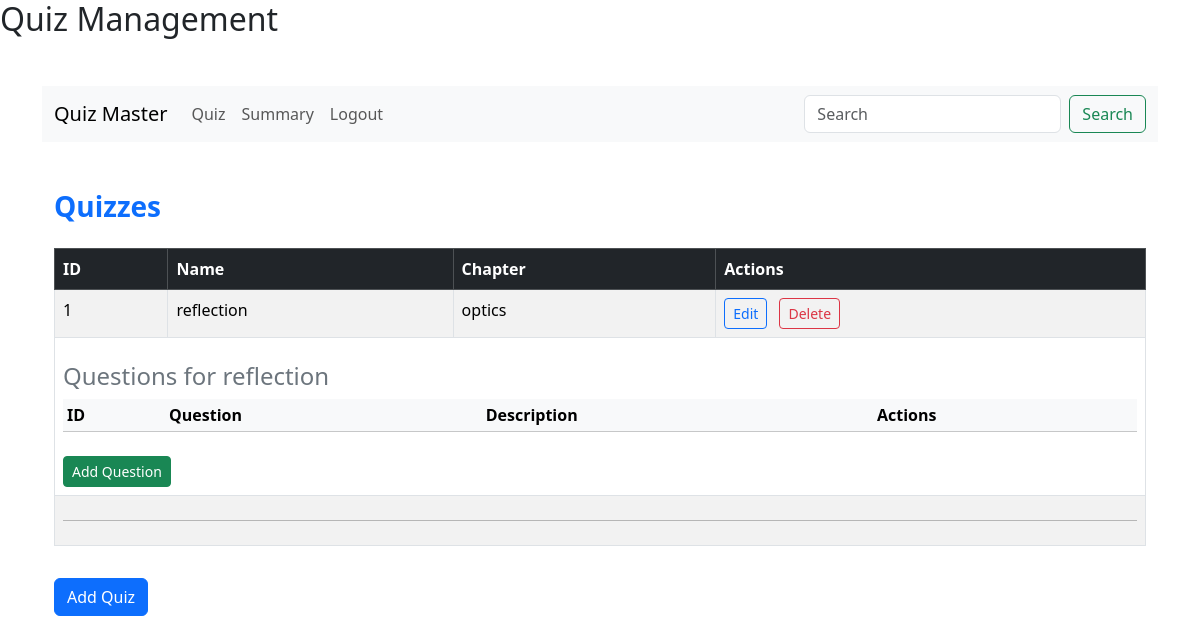
/dashboard/admin/quizmanagement, run on an earlier commit of the app's database.
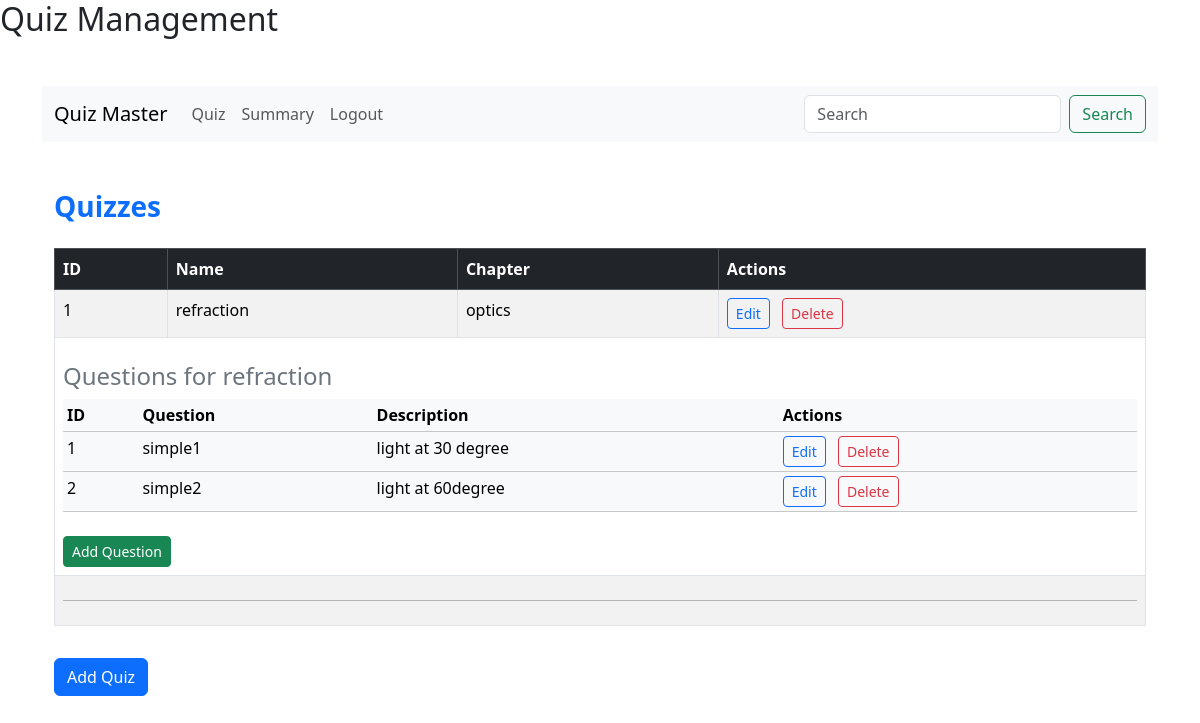
And on a later commit of the database.
### models/quiz.py (models this page shows, shortened)
class Quiz(db.Model):
    id = db.Column(db.Integer, primary_key=True)
    chapter_id = db.Column(db.Integer, db.ForeignKey('chapter.id'), nullable=False)
    quizdate = db.Column(db.Date)
    quizduration = db.Column(db.Time)
    quizname=db.Column(db.String(150), nullable=False,unique=True)
    questions = db.relationship('Question', backref='quiz', lazy=True)
    scores = db.relationship('Score', backref='quiz', lazy=True)

### models/chapter.py (models this page shows)
class Chapter(db.Model):
    id = db.Column(db.Integer, primary_key=True)
    name = db.Column(db.String(150), nullable=False,unique=True)
    description = db.Column(db.Text)
    subject_id = db.Column(db.Integer, db.ForeignKey('subject.id'), nullable=False)
    quizzes = db.relationship('Quiz', backref='chapter', lazy=True)

### models/question.py (models this page shows)
class Question(db.Model):
    id = db.Column(db.Integer, primary_key=True)
    quizid = db.Column(db.Integer, db.ForeignKey('quiz.id'), nullable=False)
    questionstatement = db.Column(db.Text, nullable=False)
    questiontitle=db.Column(db.String(150), nullable=False)
    option1 = db.Column(db.String(200))
    option2 = db.Column(db.String(200))
    option3 = db.Column(db.String(200))
    option4 = db.Column(db.String(200))
    correctoption = db.Column(db.String(200))

### app.py (the view)
@app.route("/dashboard/admin/quizmanagement")
def quizmanagement():
    return render_template("quizmanagement.html", quizzes=Quiz.query.all())

### templates/quizmanagement.html (shortened to what this page needs)
{% extends "base.html" %}
{% block content %}
<nav class="navbar navbar-expand-lg navbar-light bg-light">
    <div class="container-fluid">
        <a class="navbar-brand" href="{{ url_for('path', role='admin',id=1) }}">Quiz Master</a>
        <div class="collapse navbar-collapse" id="navbarSupportedContent">
            <ul class="navbar-nav me-auto mb-2 mb-lg-0">
                <li class="nav-item">
                    <a class="nav-link" href="#">Quiz</a>
                </li>
                <li class="nav-item">
                    <a class="nav-link" href="#">Summary</a>
                </li>
                <li class="nav-item">
                    <a class="nav-link" href="#">Logout</a>
                </li>
            </ul>
            <form class="d-flex">
                <input class="form-control me-2" type="search" placeholder="Search" aria-label="Search">
                <button class="btn btn-outline-success" type="submit">Search</button>
            </form>
        </div>
    </div>
</nav>
<div class="container my-5">
    <h3 class="mt-5 mb-4 text-primary fw-bold">Quizzes</h3>
    <div class="table-responsive">
        <table class="table table-striped table-hover table-bordered">
            <thead class="table-dark">
                <tr>
                    <th scope="col">ID</th>
                    <th scope="col">Name</th>
                    <th scope="col">Chapter</th>
                    <th scope="col">Actions</th>
                </tr>
            </thead>
            {% for quiz in quizzes %}
            <tbody class="mb-4">
                <tr>
                    <td>{{ quiz.id }}</td>
                    <td>{{ quiz.quizname }}</td>
                    <td>{{ quiz.chapter.name }}</td>
                    <td>
                        <button type="button" onclick="location.href='{{ url_for('editquiz', id=quiz.id) }}'" class="btn btn-outline-primary btn-sm me-2">Edit</button>
                        <button type="button" onclick="location.href='{{ url_for('deletequiz', id=quiz.id) }}'" class="btn btn-outline-danger btn-sm">Delete</button>
                    </td>
                </tr>
                <tr>
                    <td colspan="4">
                        <h4 class="mt-3 text-secondary">Questions for {{ quiz.quizname }}</h4>
                        <div class="table-responsive">
                            <table class="table table-light table-sm">
                                <thead>
                                    <tr>
                                        <th scope="col">ID</th>
                                        <th scope="col">Question</th>
                                        <th scope="col">Description</th>
                                        <th scope="col">Actions</th>
                                    </tr>
                                </thead>
                                <tbody>
                                    {% for question in quiz.questions %}
                                    {% if question is not none %}
                                    <tr>
                                        <td>{{ question.id }}</td>
                                        <td>{{ question.questiontitle }}</td>
                                        <td>{{ question.questionstatement }}</td>
                                        <td>
                                            <button type="button" onclick="location.href='{{ url_for('editquestion', id=question.id) }}'" class="btn btn-outline-primary btn-sm me-2">Edit</button>
                                            <button type="button" onclick="location.href='{{ url_for('deletequestion', id=question.id) }}'" class="btn btn-outline-danger btn-sm">Delete</button>
                                        </td>
                                    </tr>
                                    {% endif %}
                                    {% endfor %}
                                </tbody>
                            </table>
                        </div>
                        <button type="button" onclick="location.href='{{ url_for('addquestion', quizid=quiz.id) }}'" class="btn btn-success btn-sm mt-2">Add Question</button>
                    </td>
                </tr>
                <tr>
                    <td colspan="4"><hr class="my-3"></td>
                </tr>
            </tbody>
            {% endfor %}
        </table>
    </div>
    <button type="button" onclick="location.href='{{ url_for('addquiz') }}'" class="btn btn-primary mt-3">Add Quiz</button>
</div>
{% endblock %}

### templates/base.html (shortened to what this page needs)
<!DOCTYPE html>
<html lang="en">
    <head>
        <link href="https://cdn.jsdelivr.net/npm/bootstrap@5.3.3/dist/css/bootstrap.min.css" rel="stylesheet">
    </head>
<body>
    <h2>{% block title %}{% endblock %}</h2>
    <div class="container mt-5">
        {% block content %}
        {% endblock %}
    </div>
</body>
</html>

What changed in the data, as far as the page shows it:
changed Quiz "optics": quizname "reflection" → "refraction"
added Question: id "1", questiontitle "simple1", questionstatement "light at 30 degree"
added Question: id "2", questiontitle "simple2", questionstatement "light at 60degree"
